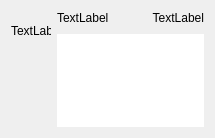
<?xml version="1.0" encoding="UTF-8"?>
<ui version="4.0">
 <class>UserMessageWidget</class>
 <widget class="QWidget" name="UserMessageWidget">
  <property name="geometry">
   <rect>
    <x>0</x>
    <y>0</y>
    <width>215</width>
    <height>138</height>
   </rect>
  </property>
  <property name="windowTitle">
   <string>Form</string>
  </property>
  <layout class="QFormLayout" name="formLayout">
   <item row="0" column="1">
    <layout class="QVBoxLayout" name="verticalLayout">
     <item>
      <layout class="QHBoxLayout" name="horizontalLayout">
       <property name="sizeConstraint">
        <enum>QLayout::SetMinimumSize</enum>
       </property>
       <property name="leftMargin">
        <number>0</number>
       </property>
       <item alignment="Qt::AlignTop">
        <widget class="QLabel" name="message_username">
         <property name="sizePolicy">
          <sizepolicy hsizetype="Preferred" vsizetype="Fixed">
           <horstretch>0</horstretch>
           <verstretch>0</verstretch>
          </sizepolicy>
         </property>
         <property name="cursor">
          <cursorShape>ArrowCursor</cursorShape>
         </property>
         <property name="text">
          <string>TextLabel</string>
         </property>
         <property name="alignment">
          <set>Qt::AlignLeading|Qt::AlignLeft|Qt::AlignTop</set>
         </property>
        </widget>
       </item>
       <item>
        <spacer name="horizontalSpacer">
         <property name="orientation">
          <enum>Qt::Horizontal</enum>
         </property>
         <property name="sizeType">
          <enum>QSizePolicy::Fixed</enum>
         </property>
         <property name="sizeHint" stdset="0">
          <size>
           <width>37</width>
           <height>17</height>
          </size>
         </property>
        </spacer>
       </item>
       <item alignment="Qt::AlignTop">
        <widget class="QLabel" name="message_time">
         <property name="sizePolicy">
          <sizepolicy hsizetype="Preferred" vsizetype="Fixed">
           <horstretch>0</horstretch>
           <verstretch>0</verstretch>
          </sizepolicy>
         </property>
         <property name="text">
          <string>TextLabel</string>
         </property>
         <property name="alignment">
          <set>Qt::AlignRight|Qt::AlignTop|Qt::AlignTrailing</set>
         </property>
        </widget>
       </item>
      </layout>
     </item>
     <item>
      <widget class="QPlainTextEdit" name="message_content">
       <property name="font">
        <font>
         <pointsize>12</pointsize>
        </font>
       </property>
       <property name="frameShape">
        <enum>QFrame::NoFrame</enum>
       </property>
       <property name="frameShadow">
        <enum>QFrame::Sunken</enum>
       </property>
       <property name="verticalScrollBarPolicy">
        <enum>Qt::ScrollBarAlwaysOff</enum>
       </property>
       <property name="horizontalScrollBarPolicy">
        <enum>Qt::ScrollBarAlwaysOff</enum>
       </property>
       <property name="textInteractionFlags">
        <set>Qt::TextSelectableByMouse</set>
       </property>
      </widget>
     </item>
    </layout>
   </item>
   <item row="0" column="0">
    <widget class="QLabel" name="message_avatar">
     <property name="sizePolicy">
      <sizepolicy hsizetype="Fixed" vsizetype="Fixed">
       <horstretch>0</horstretch>
       <verstretch>0</verstretch>
      </sizepolicy>
     </property>
     <property name="minimumSize">
      <size>
       <width>40</width>
       <height>40</height>
      </size>
     </property>
     <property name="maximumSize">
      <size>
       <width>40</width>
       <height>40</height>
      </size>
     </property>
     <property name="text">
      <string>TextLabel</string>
     </property>
    </widget>
   </item>
  </layout>
 </widget>
 <resources/>
 <connections/>
</ui>
